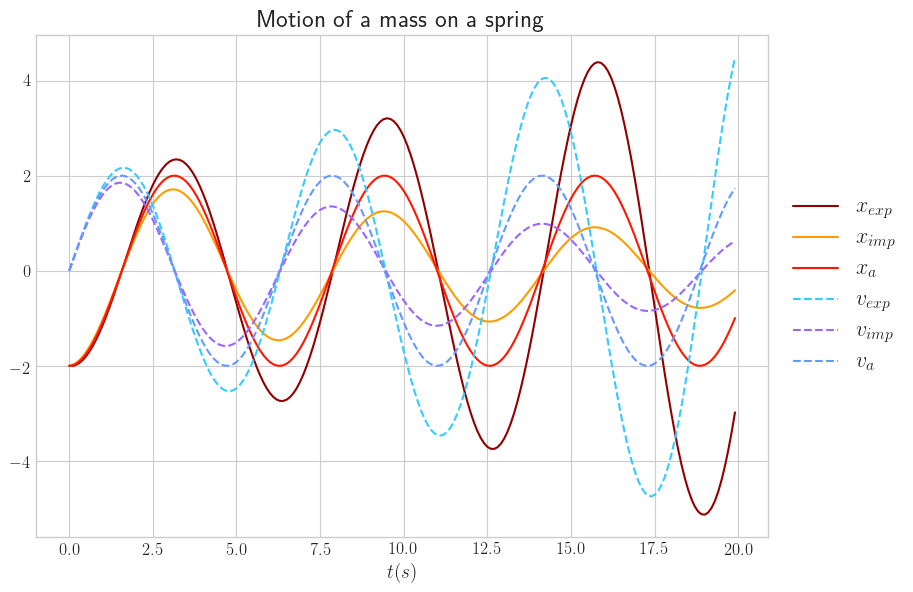

Write the Python code that produced this figure.
import sys
import numpy as np
import matplotlib.pyplot as plt
import seaborn as sns

from spr_exp import *
from spr_imp import *
from load import *

def spring(input_file, output_file):
    '''
    Input: 
    x0, v0: Initial values of x and v.
    t: total time taken
    h: time increment
    
    Plot x(t) and v(t) of a simple harmonic oscillator with initial
    conditions specified in the input and k/m = 1.
    '''
    
    sns.set_style('whitegrid')
        
    plt.rc('figure',figsize=[9.45, 6.53]) 
    plt.rc('font',size=12)
    plt.rc('text', usetex=True)    
    
    [x0, v0, t, h] = load_num(input_file)
    (Ie, Xe, Ve) = spring_exp(x0, v0, t, h)
    (Ii, Xi, Vi) = spring_imp(x0, v0, t, h)
    Xa = v0 * np.sin(Ie) + x0 * np.cos(Ie)
    Va = v0 * np.cos(Ie) - x0 * np.sin(Ie)
    
    plt.plot(Ie, Xe, label='$x_{exp}$', color=plt.cm.hot(0.2))
    plt.plot(Ii, Xi, label='$x_{imp}$', color=plt.cm.hot(0.6))
    plt.plot(Ie, Xa, label='$x_a$', color=plt.cm.hot(0.4))
    
    plt.plot(Ie, Ve, label='$v_{exp}$', color=plt.cm.cool(0.2), ls='--')
    plt.plot(Ii, Vi, label='$v_{imp}$', color=plt.cm.cool(0.6), ls='--')    
    plt.plot(Ie, Va, label='$v_a$', color=plt.cm.cool(0.4), ls='--')
    
    plt.xlabel('$t(s)$', fontsize=14)
    plt.legend(bbox_to_anchor=(1.2,0.5),loc='center right', fontsize=16)
    plt.title('Motion of a mass on a spring', fontsize=18)
    plt.savefig(output_file, bbox_inches='tight')

if __name__ == '__main__':
    input_file = sys.argv[1]
    output_file = sys.argv[2]
    spring(input_file, output_file)
